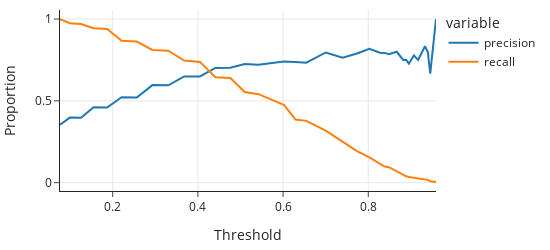

The cell this chart's notebook holds for it:
### Markdown cell above
To see how precision and recall relate, we plot them both against the threshold $ \tau $:

### Code cell
fig = px.line(
    tpr_df,
    x="threshold",
    y=["precision", "recall"],
    labels={"threshold": "Threshold", "y": "Proportion"},
    width=550,
    height=250,
)
fig.update_yaxes(title="Proportion")
fig

### Figure 1 — Plotly figure (JSON) as saved in the notebook; plotly's stock layout.template omitted (floating-point values rounded to 4 significant figures)
{"data": [{"hovertemplate": "variable=precision<br>Threshold=%{x}<br>value=%{y}<extra></extra>", "legendgroup": "precision", "line": {"color": "#1F77B4", "dash": "solid"}, "marker": {"symbol": "circle"}, "mode": "lines", "name": "precision", "orientation": "v", "showlegend": true, "type": "scatter", "x": [0.07633, 0.09944, 0.1258, 0.1551, 0.187, 0.221, 0.2566, 0.2933, 0.3306, 0.3679, 0.4049, 0.4411, 0.4762, 0.51, 0.5423, 0.6018, 0.6289, 0.6544, 0.7002, 0.7397, 0.7736, 0.8026, 0.8274, 0.8384, 0.8485, 0.8666, 0.8822, 0.8891, 0.8955, 0.907, 0.917, 0.9331, 0.9397, 0.9455, 0.959], "xaxis": "x", "y": [0.3536, 0.3975, 0.3972, 0.4603, 0.4591, 0.522, 0.5207, 0.5962, 0.5949, 0.6493, 0.6491, 0.7009, 0.7028, 0.7247, 0.72, 0.74, 0.7377, 0.7333, 0.7957, 0.7632, 0.7895, 0.8182, 0.7941, 0.7931, 0.7857, 0.8, 0.75, 0.75, 0.7273, 0.7778, 0.75, 0.8333, 0.8, 0.6667, 1], "yaxis": "y"}, {"hovertemplate": "variable=recall<br>Threshold=%{x}<br>value=%{y}<extra></extra>", "legendgroup": "recall", "line": {"color": "#FF7F0E", "dash": "solid"}, "marker": {"symbol": "circle"}, "mode": "lines", "name": "recall", "orientation": "v", "showlegend": true, "type": "scatter", "x": [0.07633, 0.09944, 0.1258, 0.1551, 0.187, 0.221, 0.2566, 0.2933, 0.3306, 0.3679, 0.4049, 0.4411, 0.4762, 0.51, 0.5423, 0.6018, 0.6289, 0.6544, 0.7002, 0.7397, 0.7736, 0.8026, 0.8274, 0.8384, 0.8485, 0.8666, 0.8822, 0.8891, 0.8955, 0.907, 0.917, 0.9331, 0.9397, 0.9455, 0.959], "xaxis": "x", "y": [1, 0.9742, 0.97, 0.9442, 0.9399, 0.867, 0.8627, 0.8112, 0.8069, 0.7468, 0.7382, 0.6438, 0.6395, 0.5536, 0.5408, 0.4764, 0.3863, 0.3777, 0.3176, 0.2489, 0.1931, 0.1545, 0.1159, 0.09871, 0.09442, 0.06867, 0.0515, 0.03863, 0.03433, 0.03004, 0.02575, 0.02146, 0.01717, 0.008584, 0.004292], "yaxis": "y"}], "layout": {"height": 250, "legend": {"title": {"text": "variable"}, "tracegroupgap": 0}, "width": 550, "xaxis": {"anchor": "y", "domain": [0, 1], "title": {"text": "Threshold"}}, "yaxis": {"anchor": "x", "domain": [0, 1], "title": {"text": "Proportion"}}}}
